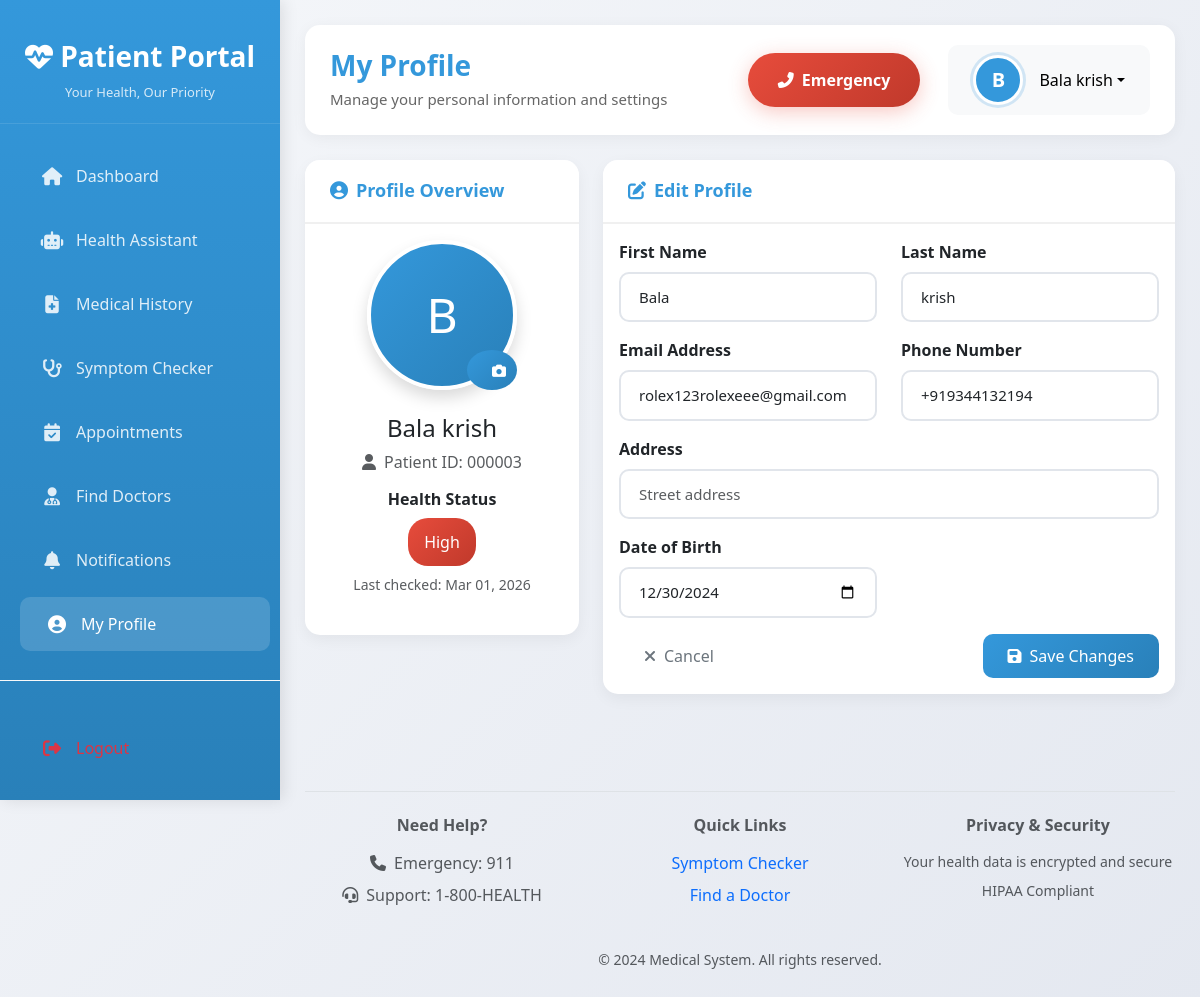
/patient/profile/ (signed in), run on the app's committed database.
### core/models.py (models this page shows, shortened)
class User(AbstractUser):
    ROLE_CHOICES = (
        ('admin', 'Admin'),
        ('doctor', 'Doctor'),
        ('researcher', 'Researcher'),
        ('patient', 'Patient'),
    )
    STATUS_CHOICES = (
        ('pending', 'Pending Approval'),
        ('approved', 'Approved'),
        ('rejected', 'Rejected'),
    )
    RISK_LEVEL_CHOICES = (
        ('low', 'Low'),
        ('medium', 'Medium'),
        ('high', 'High'),
        ('critical', 'Critical'),
    )
    role = models.CharField(max_length=20, choices=ROLE_CHOICES, default='patient')
    status = models.CharField(max_length=20, choices=STATUS_CHOICES, default='pending')
    email = models.EmailField(unique=True)
    full_name = models.CharField(max_length=255, blank=True)
    phone_regex = RegexValidator(regex=r'^\+?1?\d{9,15}$',
                                message="Phone number must be entered in the format: '+999999999'. Up to 15 digits allowed.")
    phone = models.CharField(validators=[phone_regex], max_length=17, blank=True)
    address = models.TextField(blank=True)
    date_of_birth = models.DateField(null=True, blank=True)
    profile_picture = models.ImageField(upload_to='profile_pics/', null=True, blank=True)
    specialization = models.CharField(max_length=100, blank=True)  # Doctor
    license_number = models.CharField(max_length=50, blank=True)  # Doctor
    institution = models.CharField(max_length=200, blank=True)  # Researcher
    research_area = models.TextField(blank=True)  # Researcher
    qualifications = models.CharField(max_length=255, blank=True)  # e.g., M.B.B.S, M.D.
    clinic_name = models.CharField(max_length=255, blank=True)
    clinic_address = models.TextField(blank=True)
    signature = models.ImageField(upload_to='signatures/', null=True, blank=True)
    biography = models.TextField(blank=True)
    risk_level = models.CharField(max_length=20, choices=RISK_LEVEL_CHOICES, blank=True)
    ml_confidence_score = models.FloatField(default=0.0)
    last_analysis = models.DateTimeField(null=True, blank=True)
    created_at = models.DateTimeField(auto_now_add=True)
    updated_at = models.DateTimeField(auto_now=True)
    is_verified = models.BooleanField(default=False)
    verification_token = models.UUIDField(default=uuid.uuid4, editable=False)
    class Meta:
        ordering = ['-date_joined']
    def get_full_name(self):
        if self.full_name:
            return self.full_name
        return super().get_full_name()

### core/decorators.py (the view)
        def _wrapped_view(request, *args, **kwargs):
            if not request.user.is_authenticated:
                return redirect('login')
            if request.user.is_superuser:
                return view_func(request, *args, **kwargs)
            if isinstance(allowed_roles, str):
                allowed = [allowed_roles]
            else:
                allowed = allowed_roles
            if request.user.role not in allowed and not request.user.is_admin():
                raise PermissionDenied("You don't have permission to access this page.")
            return view_func(request, *args, **kwargs)

### templates/patient/profile.html (shortened to what this page needs)
{% extends 'patient_base.html' %}
{% block page_title %}My Profile{% endblock %}
{% block page_subtitle %}Manage your personal information and settings{% endblock %}
{% block content %}
<div class="row">
    <div class="col-lg-4 mb-4">
        <div class="card">
            <div class="card-header">
                <h5 class="card-title mb-0">
                    <i class="fas fa-user-circle me-2"></i>Profile Overview
                </h5>
            </div>
            <div class="card-body text-center">
                <div class="mb-4">
                    <div class="position-relative d-inline-block">
                        {% if user.profile_picture %}
                        <img src="{{ user.profile_picture.url }}"
                             class="rounded-circle border border-4 border-white shadow"
                             style="width: 150px; height: 150px; object-fit: cover;">
                        {% else %}
                        <div class="rounded-circle border border-4 border-white shadow d-flex align-items-center justify-content-center"
                             style="width: 150px; height: 150px; background: linear-gradient(135deg, #3498db, #2980b9); color: white; font-size: 48px;">
                            {{ user.get_full_name|default:user.username|slice:":1"|upper }}
                        </div>
                        {% endif %}
                        <button class="btn btn-sm btn-primary rounded-circle position-absolute bottom-0 end-0"
                                style="width: 40px; height: 40px;"
                                onclick="document.getElementById('profile_picture').click()">
                            <i class="fas fa-camera"></i>
                        </button>
                    </div>
                </div>
                <h4 class="mb-2">{{ user.get_full_name|default:user.username }}</h4>
                <p class="text-muted mb-3">
                    <i class="fas fa-user me-2"></i>Patient ID: {{ user.id|stringformat:"06d" }}
                </p>
                <div class="mb-4">
                    <h6 class="fw-bold mb-2">Health Status</h6>
                    <span class="badge {% if user.risk_level == 'low' %}badge-success{% elif user.risk_level == 'medium' %}badge-warning{% elif user.risk_level == 'high' %}badge-danger{% else %}badge-secondary{% endif %} p-3 fs-6">
                        {{ user.risk_level|default:"Not Assessed"|title }}
                    </span>
                    {% if user.last_analysis %}
                    <p class="text-muted small mt-2">
                        Last checked: {{ user.last_analysis|date:"M d, Y" }}
                    </p>
                    {% endif %}
                </div>
            </div>
        </div>
    </div>
    <div class="col-lg-8 mb-4">
        <div class="card">
            <div class="card-header">
                <h5 class="card-title mb-0">
                    <i class="fas fa-edit me-2"></i>Edit Profile
                </h5>
            </div>
            <div class="card-body">
                <form method="POST" enctype="multipart/form-data">
                    <div class="row">
                        <div class="col-md-6 mb-3">
                            <label class="form-label fw-bold">First Name</label>
                            <input type="text" class="form-control" name="first_name"
                                   value="{{ user.first_name }}" required>
                        </div>
                        <div class="col-md-6 mb-3">
                            <label class="form-label fw-bold">Last Name</label>
                            <input type="text" class="form-control" name="last_name"
                                   value="{{ user.last_name }}" required>
                        </div>
                    </div>
                    <div class="row">
                        <div class="col-md-6 mb-3">
                            <label class="form-label fw-bold">Email Address</label>
                            <input type="email" class="form-control" name="email"
                                   value="{{ user.email }}" required>
                        </div>
                        <div class="col-md-6 mb-3">
                            <label class="form-label fw-bold">Phone Number</label>
                            <input type="tel" class="form-control" name="phone"
                                   value="{{ user.phone|default:'' }}">
                        </div>
                    </div>
                    <div class="mb-3">
                        <label class="form-label fw-bold">Address</label>
                        <input type="text" class="form-control" name="address"
                               value="{{ user.address|default:'' }}" placeholder="Street address">
                    </div>
                    <div class="row">
                        <div class="col-md-6 mb-3">
                            <label class="form-label fw-bold">Date of Birth</label>
                            <input type="date" class="form-control" name="date_of_birth"
                                   value="{{ user.date_of_birth|date:'Y-m-d' }}">
                        </div>
                    </div>
                    <div class="d-flex justify-content-between">
                        <a href="{% url 'patient_dashboard' %}" class="btn btn-outline-secondary">
                            <i class="fas fa-times me-2"></i>Cancel
                        </a>
                        <button type="submit" class="btn btn-primary">
                            <i class="fas fa-save me-2"></i>Save Changes
                        </button>
                    </div>
                </form>
            </div>
        </div>
    </div>
</div>
{% endblock %}

### templates/patient_base.html (shortened to what this page needs)
<!DOCTYPE html>
<html lang="en">
<head>
    <link href="https://cdn.jsdelivr.net/npm/bootstrap@5.3.0/dist/css/bootstrap.min.css" rel="stylesheet">
    <link rel="stylesheet" href="https://cdnjs.cloudflare.com/ajax/libs/font-awesome/6.4.0/css/all.min.css">
    <link rel="stylesheet" href="https://cdn.datatables.net/1.13.6/css/dataTables.bootstrap5.min.css">
    <link rel="stylesheet" href="https://cdn.jsdelivr.net/npm/bootstrap-icons@1.10.0/font/bootstrap-icons.css">
</head>
<body>
    <div class="sidebar">
        <div class="sidebar-brand">
            <h3><i class="fas fa-heartbeat"></i> Patient Portal</h3>
            <small>Your Health, Our Priority</small>
        </div>
        <nav class="nav flex-column mt-3">
            <a class="nav-link {% if request.path == '/patient/dashboard/' %}active{% endif %}"
                href="{% url 'patient_dashboard' %}">
                <i class="fas fa-home"></i>
                <span>Dashboard</span>
            </a>
            <a class="nav-link {% if 'chat' in request.path %}active{% endif %}" href="{% url 'patient_chat' %}">
                <i class="fas fa-robot"></i>
                <span>Health Assistant</span>
            </a>
            <a class="nav-link {% if 'medical-history' in request.path %}active{% endif %}"
                href="{% url 'patient_medical_history' %}">
                <i class="fas fa-file-medical"></i>
                <span>Medical History</span>
            </a>
            <a class="nav-link {% if 'symptom-check' in request.path %}active{% endif %}"
                href="{% url 'patient_symptom_check' %}">
                <i class="fas fa-stethoscope"></i>
                <span>Symptom Checker</span>
            </a>
            <a class="nav-link {% if 'appointments' in request.path %}active{% endif %}"
                href="{% url 'patient_appointments' %}">
                <i class="fas fa-calendar-check"></i>
                <span>Appointments</span>
            </a>
            <a class="nav-link {% if 'doctors' in request.path %}active{% endif %}" href="{% url 'patient_doctors' %}">
                <i class="fas fa-user-md"></i>
                <span>Find Doctors</span>
            </a>
            <a class="nav-link {% if 'patient_notifications' in request.path %}active{% endif %}"
                href="{% url 'patient_notifications' %}">
                <i class="fas fa-bell"></i>
                <span>Notifications</span>
            </a>
            <a class="nav-link {% if 'profile' in request.path %}active{% endif %}" href="{% url 'patient_profile' %}">
                <i class="fas fa-user-circle"></i>
                <span>My Profile</span>
            </a>
            <div class="mt-4 pt-4 border-top border-light">
                <a class="nav-link text-danger mt-3" href="{% url 'logout' %}">
                    <i class="fas fa-sign-out-alt"></i>
                    <span>Logout</span>
                </a>
            </div>
        </nav>
    </div>
    <div class="main-content">
        <div class="header">
            <div class="header-title">
                <h1>{% block page_title %}Patient Dashboard{% endblock %}</h1>
                <p>{% block page_subtitle %}Welcome back, {{ user.get_full_name|default:user.username }}{% endblock %}
                </p>
            </div>
            <div class="user-info">
                <button class="btn emergency-btn me-2" onclick="callEmergency()">
                    <i class="fas fa-phone-alt me-2"></i>Emergency
                </button>
                <div class="dropdown">
                    <button class="btn btn-light dropdown-toggle d-flex align-items-center" type="button"
                        data-bs-toggle="dropdown">
                        <div class="user-avatar">
                            {% if user.profile_picture %}
                            <img src="{{ user.profile_picture.url }}"
                                alt="{{ user.get_full_name|default:user.username }}">
                            {% else %}
                            {{ user.get_full_name|default:user.username|slice:":1"|upper }}
                            {% endif %}
                        </div>
                        <span class="ms-3 d-none d-md-inline">{{ user.get_full_name|default:user.username }}</span>
                    </button>
                </div>
            </div>
        </div>
        <div class="fade-in">
            {% block content %}{% endblock %}
        </div>
        <footer class="mt-5 pt-4 border-top text-center text-muted">
            <div class="row">
                <div class="col-md-4 mb-3">
                    <h6 class="fw-bold mb-3">Need Help?</h6>
                    <p class="mb-2"><i class="fas fa-phone me-2"></i>Emergency: 911</p>
                    <p class="mb-2"><i class="fas fa-headset me-2"></i>Support: 1-800-HEALTH</p>
                </div>
                <div class="col-md-4 mb-3">
                    <h6 class="fw-bold mb-3">Quick Links</h6>
                    <p class="mb-2"><a href="{% url 'patient_symptom_check' %}" class="text-decoration-none">Symptom
                            Checker</a></p>
                    <p class="mb-2"><a href="{% url 'patient_doctors' %}" class="text-decoration-none">Find a Doctor</a>
                    </p>
                </div>
                <div class="col-md-4 mb-3">
                    <h6 class="fw-bold mb-3">Privacy & Security</h6>
                    <p class="small mb-2">Your health data is encrypted and secure</p>
                    <p class="small">HIPAA Compliant</p>
                </div>
            </div>
            <p class="mt-3 small">&copy; 2024 Medical System. All rights reserved.</p>
        </footer>
    </div>
</body>
</html>

### data on the page
User: get_full_name "B", get_full_name "Bala krish", id "000003", risk_level "High", last_analysis "Mar 01, 2026", first_name "Bala", last_name "krish", email "rolex123rolexeee@gmail.com", phone "+919344132194", date_of_birth "12/30/2024"
